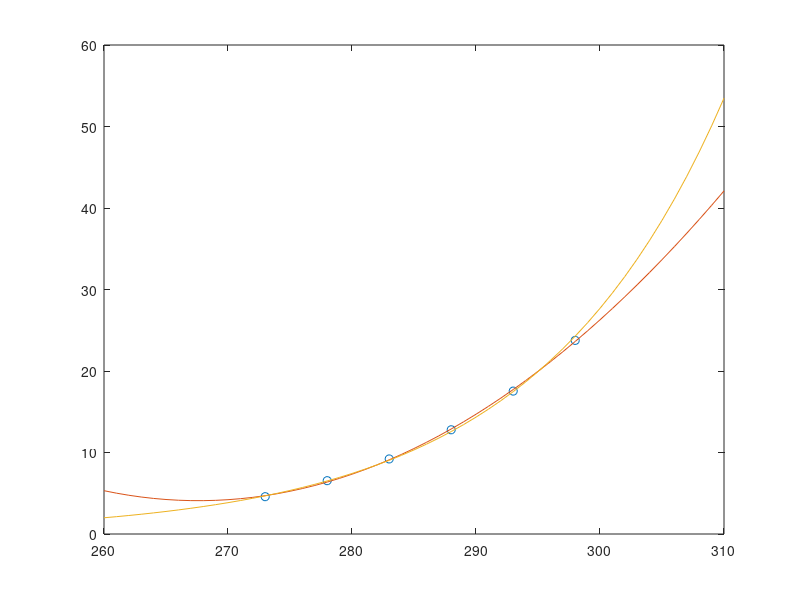

Write the MATLAB code that produced this figure.
clc
clear

%sorudaki degerler
t=[273:5:298];
a=[4.579 6.543 9.209 12.788 17.535 23.756];

%polinom için fit ettim
p=polyfit(t,a,2);
%exponentiali lineere çevirip fit ettim polinom elde ettim
e=polyfit(t,log(a),1);

%erroru bulmak için polinomun degerlerini buldum
polyValues=polyval(p,t);

%fit edilen expo polinomunun 1. katsayısı m'yi, 2. katsayının e üssülü hali
%b'yi veriyor [b*(e^(m*x))]. expo errorunu bulmak için degerleri burada buldum
expoValues=exp(e(2))*exp(e(1)*t);

%polinomun mapesini ve exponun mapesini burada buldum.
MAPEP=100/6 * sum(abs(polyValues-a) ./ a);
MAPEE=100/6 * sum(abs(expoValues-a) ./ a);

%mapep büyükse tahmin için polinomu değilse expoyu kullandım
if MAPEE<MAPEP
    fprintf("the value of P is %f, for T=300",polyval(p,300))
else
    fprintf("the value of P is %f, for T=300",exp(e(2))*exp(e(1)*300))
end

%düzgün smooth bir grafik elde etmek için sorudaki t'yi x'e çevirip fazla
%eleman kullandım ve çizdirmek için bir kez daha polinom ve expo
%değerlerini hesapladım
x=260:1:310;
polyValues=polyval(p,x);
expoValues=exp(e(2))*exp(e(1)*x);

plot(t,a,'o')
hold on
plot(x,polyValues)
plot(x,expoValues)
